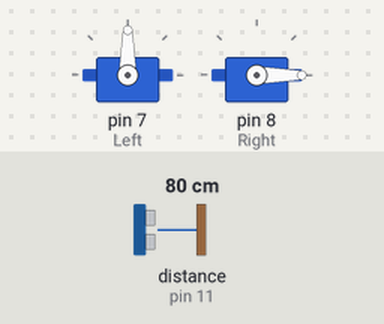
A sketch run on a simulated Arduino Uno, built with avr-gcc and run on an emulated ATmega328P. On the bench: 2 × servo. Inputs (shaded band) come from the test bench; at power-on: distance to the obstacle (sensor on pin 11) 80 cm. The echo pulse lasts 58.3 µs per cm; what the sketch prints to the serial monitor is not drawn.

Above: at 1.2 s.
1.3 s: distance to the obstacle (sensor on pin 11) set to 11 cm
2.8 s: distance to the obstacle (sensor on pin 11) set to 8 cm
At 4.0 s:
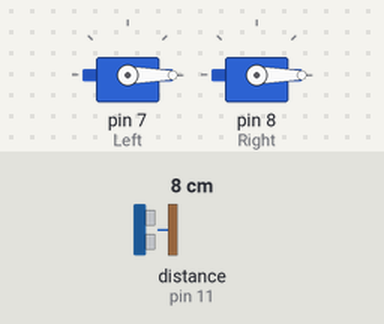
4.3 s: distance to the obstacle (sensor on pin 11) set to 18 cm
At 5.2 s:
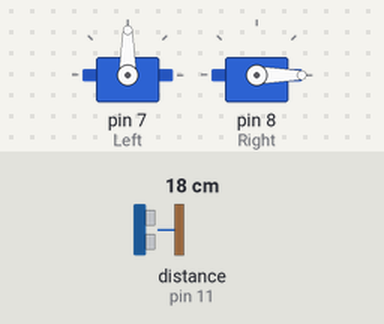
5.8 s: distance to the obstacle (sensor on pin 11) set to 2 cm
At 6.3 s:
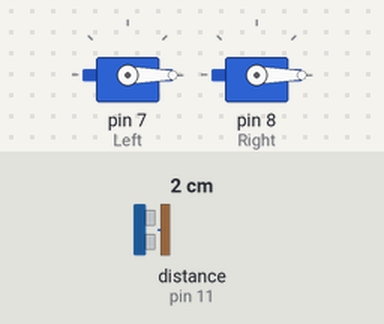
Timing chart, 0 to 8.3 s (numbered marks = the images above; inputs shaded):
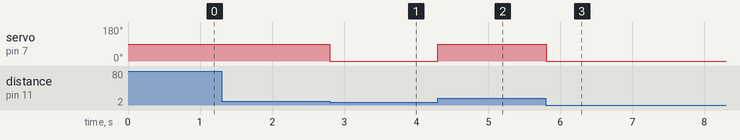

The sketch:

Ultrasonic_Robot.ino
```cpp
#include <Servo.h>
#include <NewPing.h>
// hey stinky, Remember to keep the servos sitcker up
#define TRIGGER_PIN 12
#define ECHO_PIN 11
#define MAX_DISTANCE 200
NewPing myHC_SR04(TRIGGER_PIN, ECHO_PIN, MAX_DISTANCE);
Servo Left;
Servo Right;
int joemama;
void setup()
{
	Serial.begin(9600);
	Left.attach(7);
	Right.attach(8);
}

void loop()
{
	Serial.print(joemama);
	joemama = myHC_SR04.ping_cm();
	if (joemama > 10)
	{
		Left.write(90);
		Right.write(-90);
	}
	if (joemama < 10)
	{
		Left.write(-90);
		Right.write(-90);
	}
}
```

Measured:
- the behaviour switches between 10 and 9 cm on distance to the obstacle (sensor on pin 11) (found by bisection; images 0 and 1)
- after the input at 1.3 s, every drawn part: stays the same
- after the input at 2.8 s, servo on pin 7 (Left): 90° → 0° at once
- after the input at 4.3 s, servo on pin 7 (Left): 0° → 90° at once
- after the input at 5.8 s, servo on pin 7 (Left): 90° → 0° at once
